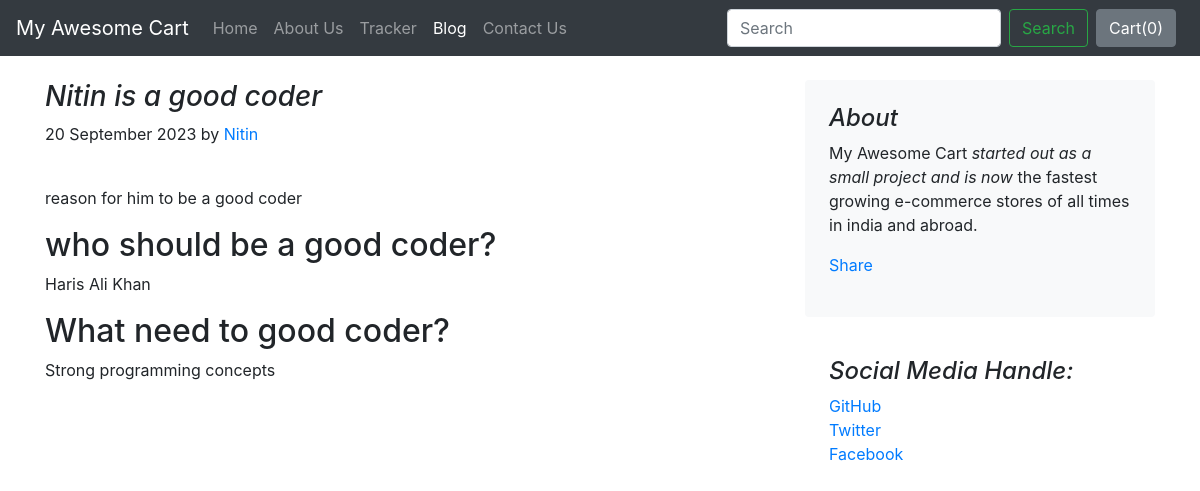
The page /blog/blogpost/1 on the database its author committed.
### blog/models.py (models this page shows)
class Blogpost(models.Model):
    post_id = models.AutoField(primary_key=True)
    title = models.CharField(max_length=50)
    head0 = models.CharField(max_length=500, default="")
    chead0 = models.CharField(max_length=5000, default="")
    head1 = models.CharField(max_length=500, default="")
    chead1 = models.CharField(max_length=5000, default="")
    head2 = models.CharField(max_length=500, default="")
    chead2 = models.CharField(max_length=5000, default="")
    pub_date = models.DateField()
    thumbnail = models.ImageField(upload_to='shop/images', default="")
    def __str__(self):
        return self.title

### blog/views.py (the view)
# urls.py: path("blogpost/<int:id>", views.blogpost, name="blogHome")
def blogpost(request, id):
    post = Blogpost.objects.filter(post_id = id)[0]
    print(post)
    return render(request, 'blog/blogpost.html',
                  {'post':post})

### blog/templates/blog/blogpost.html (shortened to what this page needs)
{% extends 'blog/basic.html' %}
{% block body %}
<div class="container">
    <div class="row mt-4">
        <div class="col-md-8 blog-main">
            <h3 class="font-italic">
                {{post.title}}
            </h3>
            <div class="blog-post">
                <p class="blog-post-meta">20 September 2023 by <a href="#">Nitin</a></p>
                <div class="fb-like" data-href="http://127.0.0.1:8000/blog/blogpost/{{post.post_id}}" data-layout="standard" data-action="like" data-size="large" data-show-faces="false" data-share="true"></div><br>
                <p>{{post.chead0}}</p>
                <h2>{{post.head1}}</h2>
                <p>{{post.chead1}}</p>
                <h2>{{post.head2}}</h2>
                <p>{{post.chead2}}</p>
            </div>
        </div>
        <aside class="col-md-4 blog-sidebar">
            <div class="p-4 mb-3 bg-light rounded">
                <h4 class="font-italic">About</h4>
                <p class="mb-0">My Awesome Cart <em>started out as a small project and is now</em> the fastest growing e-commerce stores of all times in india and abroad.</p>
                <div class="my-3 fb-share-button" data-href="http://127.0.0.1:8000/blog/blogpost/{{post.post_id}}" data-layout="button_count" data-size="large"><a target="_blank" href="https://www.facebook.com/sharer/sharer.php?u=http%3A%2F%2F127.0.0.1%3A8000%2Fblog%2Fblogpost%2F4&amp;src=sdkpreparse" class="fb-xfbml-parse-ignore">Share</a></div>
            </div>
            <div class="p-4">
                <h4 class="font-italic">Social Media Handle:</h4>
                <ol class="list-unstyled">
                    <li><a href="#">GitHub</a></li>
                    <li><a href="#">Twitter</a></li>
                    <li><a href="#">Facebook</a></li>
                </ol>
            </div>
        </aside>
    </div>
</div>
{% endblock %}

### rows shown on the page
Blogpost: title "Nitin is a good coder", chead0 "reason for him to be a good coder", head1 "who should be a good coder?", chead1 "Haris Ali Khan", head2 "What need to good coder?", chead2 "Strong programming concepts"
